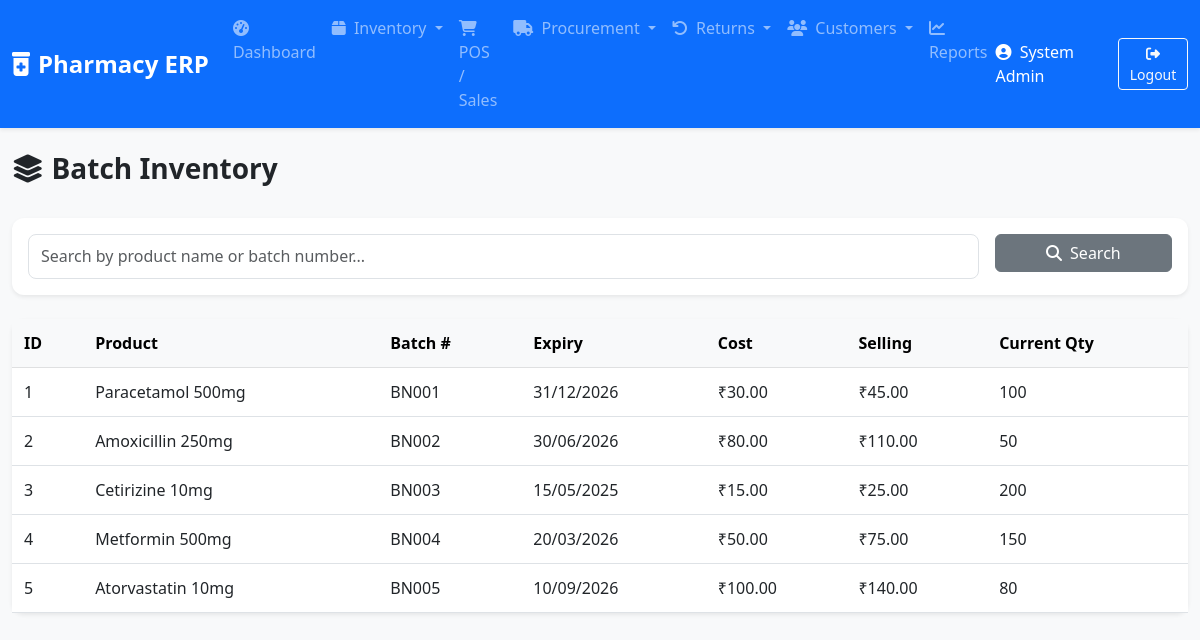
The app's page /batches.php (signed in) with its own data.
### tables this page shows
CREATE TABLE batches (
    id INT AUTO_INCREMENT PRIMARY KEY,
    product_id INT NOT NULL,
    batch_num VARCHAR(50) NOT NULL,
    expiry_date DATE NOT NULL,
    mrp DECIMAL(15,2) NOT NULL,
    cost_price DECIMAL(15,2) NOT NULL,
    selling_price DECIMAL(15,2) NOT NULL,
    current_qty INT DEFAULT 0,
    created_at TIMESTAMP DEFAULT CURRENT_TIMESTAMP,
    FOREIGN KEY (product_id) REFERENCES products(id),
    INDEX (expiry_date),
    INDEX (batch_num)
);

CREATE TABLE products (
    id INT AUTO_INCREMENT PRIMARY KEY,
    name VARCHAR(255) NOT NULL,
    generic_name VARCHAR(255),
    category VARCHAR(100),
    hsn_code VARCHAR(20),
    gst_rate DECIMAL(5,2) DEFAULT 0.00,
    igst_rate DECIMAL(5,2) DEFAULT 0.00,
    created_at TIMESTAMP DEFAULT CURRENT_TIMESTAMP,
    INDEX (hsn_code),
    INDEX (name)
);

### includes/functions.php (called while the page is built, shortened)
<?php
function formatCurrency($amount) {
    return '₹' . number_format($amount, 2);
}
function formatDate($date) {
    return date('d/m/Y', strtotime($date));
}
?>

### batches.php (the view, shortened to what this page needs)
<?php
include 'includes/header.php';
$conn = get_db_conn();
$search = isset($_GET['search']) ? sanitizeInput($_GET['search']) : '';
if ($search) {
    $searchTerm = "%$search%";
    $stmt = $conn->prepare("SELECT b.*, p.name as product_name FROM batches b JOIN products p ON b.product_id = p.id WHERE p.name LIKE ? OR b.batch_num LIKE ?");
    $stmt->bind_param("ss", $searchTerm, $searchTerm);
    $stmt->execute();
    $batches = $stmt->get_result();
} else {
    $batches = $conn->query("SELECT b.*, p.name as product_name FROM batches b JOIN products p ON b.product_id = p.id");
}
?>
<div class="row">
    <div class="col-md-12 d-flex justify-content-between align-items-center mb-4">
        <h3 class="fw-bold"><i class="fas fa-layer-group me-2"></i>Batch Inventory</h3>
    </div>
</div>
<div class="card shadow-sm border-0 mb-4">
    <div class="card-body">
        <form method="GET" class="row g-3">
            <div class="col-md-10">
                <input type="text" name="search" class="form-control" placeholder="Search by product name or batch number..." value="<?php echo $search; ?>">
            </div>
            <div class="col-md-2">
                <button type="submit" class="btn btn-secondary w-100"><i class="fas fa-search me-1"></i> Search</button>
            </div>
        </form>
    </div>
</div>
<div class="card shadow-sm border-0">
    <div class="card-body p-0">
        <div class="table-responsive">
            <table class="table table-hover mb-0">
                <thead class="table-light">
                    <tr>
                        <th>ID</th>
                        <th>Product</th>
                        <th>Batch #</th>
                        <th>Expiry</th>
                        <th>Cost</th>
                        <th>Selling</th>
                        <th>Current Qty</th>
                    </tr>
                </thead>
                <tbody>
                    <?php while ($b = $batches->fetch_assoc()): ?>
                    <tr>
                        <td><?php echo $b['id']; ?></td>
                        <td><?php echo $b['product_name']; ?></td>
                        <td><?php echo $b['batch_num']; ?></td>
                        <td><?php echo formatDate($b['expiry_date']); ?></td>
                        <td><?php echo formatCurrency($b['cost_price']); ?></td>
                        <td><?php echo formatCurrency($b['selling_price']); ?></td>
                        <td class="<?php echo ($b['current_qty'] < 10) ? 'text-danger fw-bold' : ''; ?>">
                            <?php echo $b['current_qty']; ?>
                        </td>
                    </tr>
                    <?php endwhile; ?>
                </tbody>
            </table>
        </div>
    </div>
</div>
<?php include 'includes/footer.php'; ?>

### css/style.css (style rules this page uses)
body { font-family: 'Segoe UI', Tahoma, Geneva, Verdana, sans-serif; }
.card { border-radius: 12px; }
.shadow-sm { box-shadow: 0 .125rem .25rem rgba(0,0,0,.075)!important; }
.table > :not(caption) > * > * { padding: .75rem .75rem; }
.form-control, .form-select { border-radius: 8px; padding: 0.6rem .75rem; }

### records on screen
batches: id "1", product.name "Paracetamol 500mg", batch_num "BN001", expiry_date "31/12/2026", cost_price "₹30.00", selling_price "₹45.00", current_qty "100"
batches: id "2", product.name "Amoxicillin 250mg", batch_num "BN002", expiry_date "30/06/2026", cost_price "₹80.00", selling_price "₹110.00", current_qty "50"
batches: id "3", product.name "Cetirizine 10mg", batch_num "BN003", expiry_date "15/05/2025", cost_price "₹15.00", selling_price "₹25.00", current_qty "200"
batches: id "4", product.name "Metformin 500mg", batch_num "BN004", expiry_date "20/03/2026", cost_price "₹50.00", selling_price "₹75.00", current_qty "150"
batches: id "5", product.name "Atorvastatin 10mg", batch_num "BN005", expiry_date "10/09/2026", cost_price "₹100.00", selling_price "₹140.00", current_qty "80"

### other values on screen
$_SESSION['full_name'] "System Admin"
